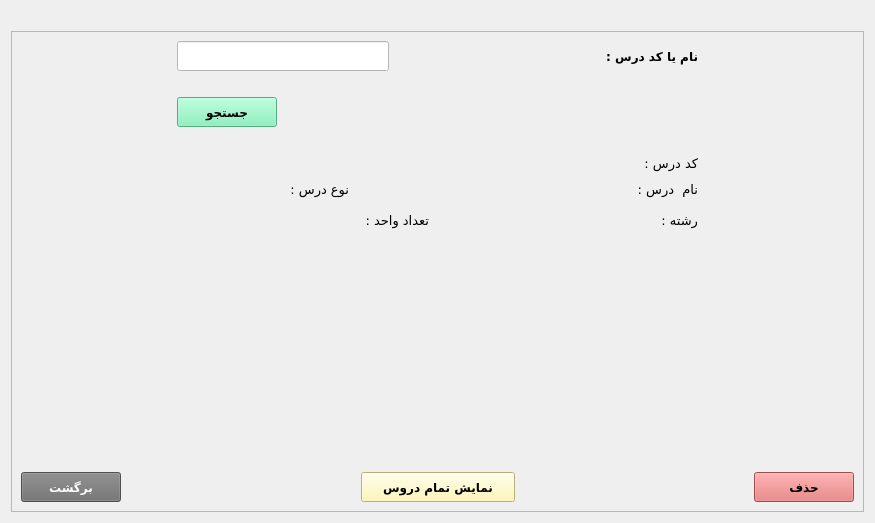
     <widget class="QWidget" name="tab_3">
      <attribute name="title">
       <string>حذف درس</string>
      </attribute>
      <layout class="QGridLayout" name="gridLayout_4">
       <item row="1" column="0">
        <widget class="QFrame" name="frame_2">
         <property name="layoutDirection">
          <enum>Qt::LeftToRight</enum>
         </property>
         <property name="frameShape">
          <enum>QFrame::StyledPanel</enum>
         </property>
         <property name="frameShadow">
          <enum>QFrame::Raised</enum>
         </property>
         <layout class="QGridLayout" name="gridLayout_8">
          <item row="1" column="0">
           <spacer name="horizontalSpacer_37">
            <property name="orientation">
             <enum>Qt::Horizontal</enum>
            </property>
            <property name="sizeType">
             <enum>QSizePolicy::Minimum</enum>
            </property>
            <property name="sizeHint" stdset="0">
             <size>
              <width>150</width>
              <height>20</height>
             </size>
            </property>
           </spacer>
          </item>
          <item row="1" column="1">
           <layout class="QVBoxLayout" name="verticalLayout_10">
            <item>
             <layout class="QHBoxLayout" name="horizontalLayout_8">
              <item>
               <widget class="QLineEdit" name="lineEdit_lessCodeTab3">
                <property name="minimumSize">
                 <size>
                  <width>100</width>
                  <height>30</height>
                 </size>
                </property>
                <property name="font">
                 <font>
                  <pointsize>9</pointsize>
                 </font>
                </property>
                <property name="styleSheet">
                 <string notr="true">background-color: white;</string>
                </property>
               </widget>
              </item>
              <item>
               <spacer name="horizontalSpacer_23">
                <property name="orientation">
                 <enum>Qt::Horizontal</enum>
                </property>
                <property name="sizeHint" stdset="0">
                 <size>
                  <width>40</width>
                  <height>20</height>
                 </size>
                </property>
               </spacer>
              </item>
              <item>
               <widget class="QLabel" name="label_4">
                <property name="font">
                 <font>
                  <family>B Titr</family>
                  <pointsize>9</pointsize>
                  <weight>75</weight>
                  <bold>true</bold>
                 </font>
                </property>
                <property name="text">
                 <string>نام یا کد درس :</string>
                </property>
               </widget>
              </item>
             </layout>
            </item>
            <item>
             <spacer name="horizontalSpacer_24">
              <property name="orientation">
               <enum>Qt::Horizontal</enum>
              </property>
              <property name="sizeHint" stdset="0">
               <size>
                <width>40</width>
                <height>20</height>
               </size>
              </property>
             </spacer>
            </item>
            <item>
             <layout class="QHBoxLayout" name="horizontalLayout_9">
              <item>
               <widget class="QPushButton" name="pushButton_search">
                <property name="minimumSize">
                 <size>
                  <width>100</width>
                  <height>30</height>
                 </size>
                </property>
                <property name="font">
                 <font>
                  <family>B Nazanin</family>
                  <pointsize>9</pointsize>
                  <weight>75</weight>
                  <bold>true</bold>
                 </font>
                </property>
                <property name="styleSheet">
                 <string notr="true">background-color: rgb(118, 240, 179)</string>
                </property>
                <property name="text">
                 <string>جستجو</string>
                </property>
               </widget>
              </item>
              <item>
               <spacer name="horizontalSpacer_25">
                <property name="orientation">
                 <enum>Qt::Horizontal</enum>
                </property>
                <property name="sizeHint" stdset="0">
                 <size>
                  <width>40</width>
                  <height>20</height>
                 </size>
                </property>
               </spacer>
              </item>
             </layout>
            </item>
            <item>
             <spacer name="horizontalSpacer_26">
              <property name="orientation">
               <enum>Qt::Horizontal</enum>
              </property>
              <property name="sizeHint" stdset="0">
               <size>
                <width>308</width>
                <height>20</height>
               </size>
              </property>
             </spacer>
            </item>
            <item>
             <layout class="QHBoxLayout" name="horizontalLayout_10">
              <item>
               <spacer name="horizontalSpacer_27">
                <property name="orientation">
                 <enum>Qt::Horizontal</enum>
                </property>
                <property name="sizeHint" stdset="0">
                 <size>
                  <width>288</width>
                  <height>20</height>
                 </size>
                </property>
               </spacer>
              </item>
              <item>
               <widget class="QLabel" name="label_lessonCodeTab3">
                <property name="font">
                 <font>
                  <pointsize>9</pointsize>
                 </font>
                </property>
                <property name="text">
                 <string/>
                </property>
               </widget>
              </item>
              <item>
               <widget class="QLabel" name="label_5">
                <property name="font">
                 <font>
                  <family>B Koodak</family>
                  <pointsize>10</pointsize>
                 </font>
                </property>
                <property name="text">
                 <string>کد درس :</string>
                </property>
               </widget>
              </item>
             </layout>
            </item>
            <item>
             <layout class="QHBoxLayout" name="horizontalLayout_11">
              <item>
               <layout class="QHBoxLayout" name="horizontalLayout_12">
                <item>
                 <widget class="QLabel" name="label_typeTab3">
                  <property name="font">
                   <font>
                    <pointsize>9</pointsize>
                   </font>
                  </property>
                  <property name="layoutDirection">
                   <enum>Qt::LeftToRight</enum>
                  </property>
                  <property name="text">
                   <string/>
                  </property>
                  <property name="alignment">
                   <set>Qt::AlignRight|Qt::AlignTrailing|Qt::AlignVCenter</set>
                  </property>
                 </widget>
                </item>
                <item>
                 <spacer name="horizontalSpacer_28">
                  <property name="orientation">
                   <enum>Qt::Horizontal</enum>
                  </property>
                  <property name="sizeHint" stdset="0">
                   <size>
                    <width>40</width>
                    <height>20</height>
                   </size>
                  </property>
                 </spacer>
                </item>
                <item>
                 <widget class="QLabel" name="label_8">
                  <property name="font">
                   <font>
                    <family>B Koodak</family>
                    <pointsize>10</pointsize>
                    <weight>50</weight>
                    <bold>false</bold>
                   </font>
                  </property>
                  <property name="text">
                   <string>نوع درس :</string>
                  </property>
                 </widget>
                </item>
               </layout>
              </item>
              <item>
               <spacer name="horizontalSpacer_29">
                <property name="orientation">
                 <enum>Qt::Horizontal</enum>
                </property>
                <property name="sizeType">
                 <enum>QSizePolicy::Expanding</enum>
                </property>
                <property name="sizeHint" stdset="0">
                 <size>
                  <width>100</width>
                  <height>20</height>
                 </size>
                </property>
               </spacer>
              </item>
              <item>
               <layout class="QHBoxLayout" name="horizontalLayout_13">
                <item>
                 <widget class="QLabel" name="label_lessonNameTab3">
                  <property name="font">
                   <font>
                    <pointsize>9</pointsize>
                   </font>
                  </property>
                  <property name="layoutDirection">
                   <enum>Qt::LeftToRight</enum>
                  </property>
                  <property name="text">
                   <string/>
                  </property>
                  <property name="alignment">
                   <set>Qt::AlignRight|Qt::AlignTrailing|Qt::AlignVCenter</set>
                  </property>
                 </widget>
                </item>
                <item>
                 <spacer name="horizontalSpacer_30">
                  <property name="orientation">
                   <enum>Qt::Horizontal</enum>
                  </property>
                  <property name="sizeHint" stdset="0">
                   <size>
                    <width>40</width>
                    <height>20</height>
                   </size>
                  </property>
                 </spacer>
                </item>
                <item>
                 <widget class="QLabel" name="label_6">
                  <property name="font">
                   <font>
                    <family>B Koodak</family>
                    <pointsize>10</pointsize>
                    <weight>50</weight>
                    <bold>false</bold>
                   </font>
                  </property>
                  <property name="text">
                   <string>نام  درس :</string>
                  </property>
                 </widget>
                </item>
               </layout>
              </item>
             </layout>
            </item>
            <item>
             <layout class="QHBoxLayout" name="horizontalLayout_14">
              <item>
               <layout class="QHBoxLayout" name="horizontalLayout_15">
                <item>
                 <widget class="QLabel" name="label_tedadVahedTab3">
                  <property name="font">
                   <font>
                    <pointsize>9</pointsize>
                   </font>
                  </property>
                  <property name="text">
                   <string/>
                  </property>
                 </widget>
                </item>
                <item>
                 <spacer name="horizontalSpacer_31">
                  <property name="orientation">
                   <enum>Qt::Horizontal</enum>
                  </property>
                  <property name="sizeType">
                   <enum>QSizePolicy::Minimum</enum>
                  </property>
                  <property name="sizeHint" stdset="0">
                   <size>
                    <width>175</width>
                    <height>20</height>
                   </size>
                  </property>
                 </spacer>
                </item>
                <item>
                 <widget class="QLabel" name="label_7">
                  <property name="font">
                   <font>
                    <family>B Koodak</family>
                    <pointsize>10</pointsize>
                   </font>
                  </property>
                  <property name="text">
                   <string>تعداد واحد :</string>
                  </property>
                 </widget>
                </item>
               </layout>
              </item>
              <item>
               <spacer name="horizontalSpacer_32">
                <property name="orientation">
                 <enum>Qt::Horizontal</enum>
                </property>
                <property name="sizeType">
                 <enum>QSizePolicy::Expanding</enum>
                </property>
                <property name="sizeHint" stdset="0">
                 <size>
                  <width>100</width>
                  <height>20</height>
                 </size>
                </property>
               </spacer>
              </item>
              <item>
               <widget class="QLabel" name="label_fieldTab3">
                <property name="minimumSize">
                 <size>
                  <width>100</width>
                  <height>30</height>
                 </size>
                </property>
                <property name="font">
                 <font>
                  <pointsize>9</pointsize>
                 </font>
                </property>
                <property name="text">
                 <string/>
                </property>
               </widget>
              </item>
              <item>
               <spacer name="horizontalSpacer_33">
                <property name="orientation">
                 <enum>Qt::Horizontal</enum>
                </property>
                <property name="sizeType">
                 <enum>QSizePolicy::Minimum</enum>
                </property>
                <property name="sizeHint" stdset="0">
                 <size>
                  <width>20</width>
                  <height>20</height>
                 </size>
                </property>
               </spacer>
              </item>
              <item>
               <widget class="QLabel" name="label_9">
                <property name="maximumSize">
                 <size>
                  <width>100</width>
                  <height>16777215</height>
                 </size>
                </property>
                <property name="font">
                 <font>
                  <family>B Koodak</family>
                  <pointsize>10</pointsize>
                 </font>
                </property>
                <property name="text">
                 <string>رشته :</string>
                </property>
               </widget>
              </item>
             </layout>
            </item>
           </layout>
          </item>
          <item row="1" column="2">
           <spacer name="horizontalSpacer_38">
            <property name="orientation">
             <enum>Qt::Horizontal</enum>
            </property>
            <property name="sizeType">
             <enum>QSizePolicy::Minimum</enum>
            </property>
            <property name="sizeHint" stdset="0">
             <size>
              <width>150</width>
              <height>20</height>
             </size>
            </property>
           </spacer>
          </item>
          <item row="2" column="1">
           <spacer name="verticalSpacer_5">
            <property name="orientation">
             <enum>Qt::Vertical</enum>
            </property>
            <property name="sizeType">
             <enum>QSizePolicy::Minimum</enum>
            </property>
            <property name="sizeHint" stdset="0">
             <size>
              <width>20</width>
              <height>231</height>
             </size>
            </property>
           </spacer>
          </item>
          <item row="3" column="0" colspan="3">
           <layout class="QHBoxLayout" name="horizontalLayout_16">
            <item>
             <widget class="QPushButton" name="pushButton_back_2">
              <property name="minimumSize">
               <size>
                <width>100</width>
                <height>30</height>
               </size>
              </property>
              <property name="font">
               <font>
                <family>B Nazanin</family>
                <pointsize>9</pointsize>
                <weight>75</weight>
                <bold>true</bold>
               </font>
              </property>
              <property name="styleSheet">
               <string notr="true">background-color: rgb(111, 111, 111);
color:white;</string>
              </property>
              <property name="text">
               <string>برگشت</string>
              </property>
             </widget>
            </item>
            <item>
             <spacer name="horizontalSpacer_34">
              <property name="orientation">
               <enum>Qt::Horizontal</enum>
              </property>
              <property name="sizeHint" stdset="0">
               <size>
                <width>40</width>
                <height>20</height>
               </size>
              </property>
             </spacer>
            </item>
            <item>
             <widget class="QPushButton" name="pushButton_showLessonsTab3">
              <property name="minimumSize">
               <size>
                <width>154</width>
                <height>30</height>
               </size>
              </property>
              <property name="font">
               <font>
                <family>B Nazanin</family>
                <pointsize>9</pointsize>
                <weight>75</weight>
                <bold>true</bold>
               </font>
              </property>
              <property name="styleSheet">
               <string notr="true">background-color: rgb(255, 248, 165)</string>
              </property>
              <property name="text">
               <string>نمایش تمام دروس</string>
              </property>
             </widget>
            </item>
            <item>
             <spacer name="horizontalSpacer_35">
              <property name="orientation">
               <enum>Qt::Horizontal</enum>
              </property>
              <property name="sizeHint" stdset="0">
               <size>
                <width>40</width>
                <height>20</height>
               </size>
              </property>
             </spacer>
            </item>
            <item>
             <widget class="QPushButton" name="pushButton_removeTab3">
              <property name="minimumSize">
               <size>
                <width>100</width>
                <height>30</height>
               </size>
              </property>
              <property name="font">
               <font>
                <family>B Nazanin</family>
                <pointsize>9</pointsize>
                <weight>75</weight>
                <bold>true</bold>
               </font>
              </property>
              <property name="styleSheet">
               <string notr="true">background-color: rgb(226, 106, 106)</string>
              </property>
              <property name="text">
               <string>حذف</string>
              </property>
             </widget>
            </item>
           </layout>
          </item>
         </layout>
        </widget>
       </item>
       <item row="0" column="0">
        <spacer name="horizontalSpacer_39">
         <property name="orientation">
          <enum>Qt::Horizontal</enum>
         </property>
         <property name="sizeHint" stdset="0">
          <size>
           <width>40</width>
           <height>20</height>
          </size>
         </property>
        </spacer>
       </item>
      </layout>
     </widget>
